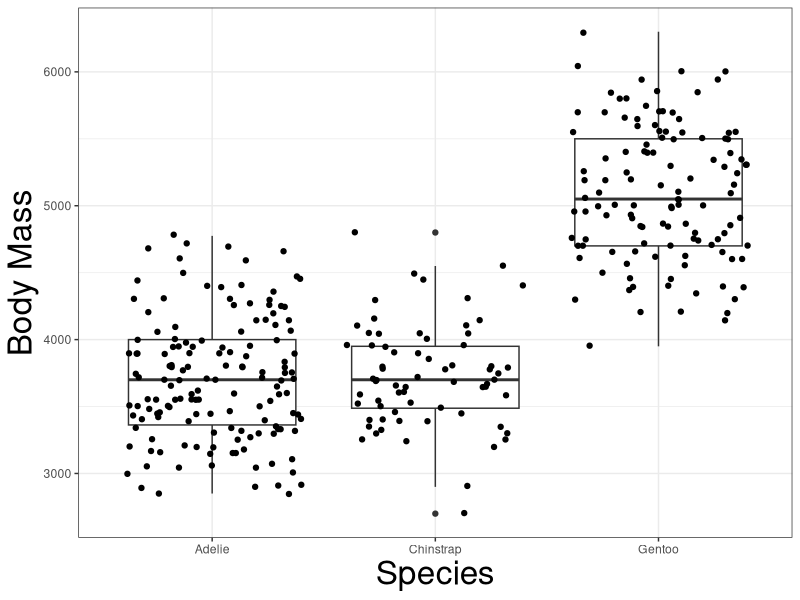
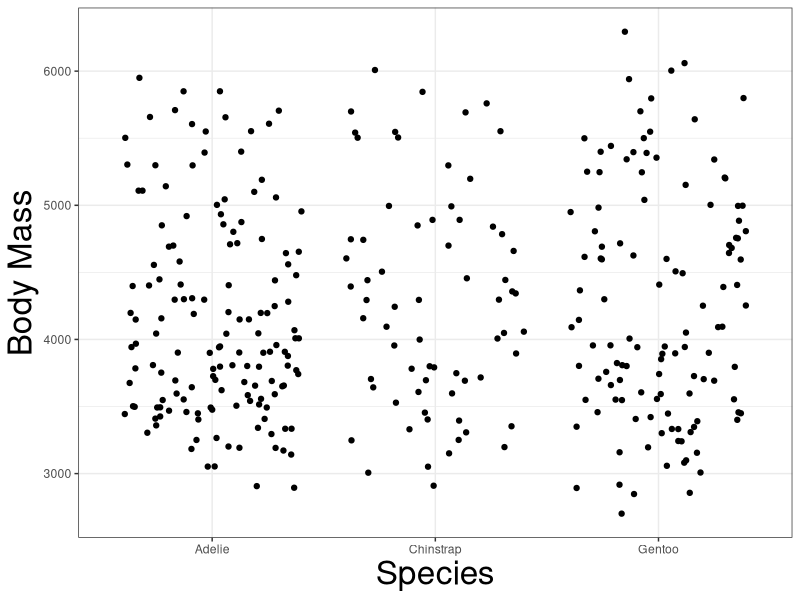
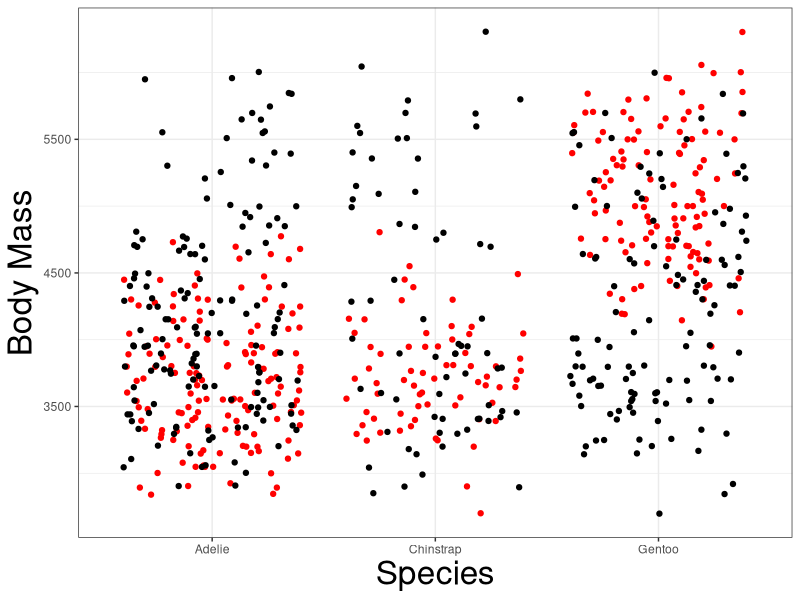
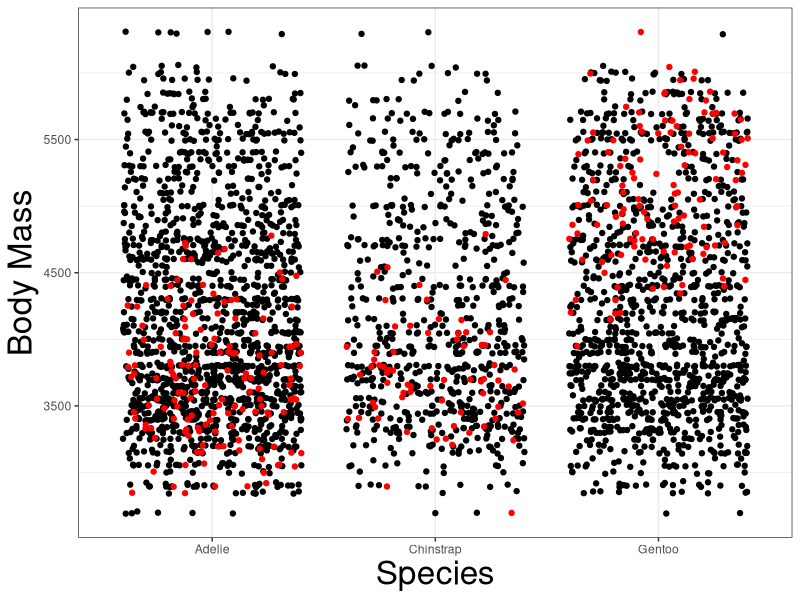
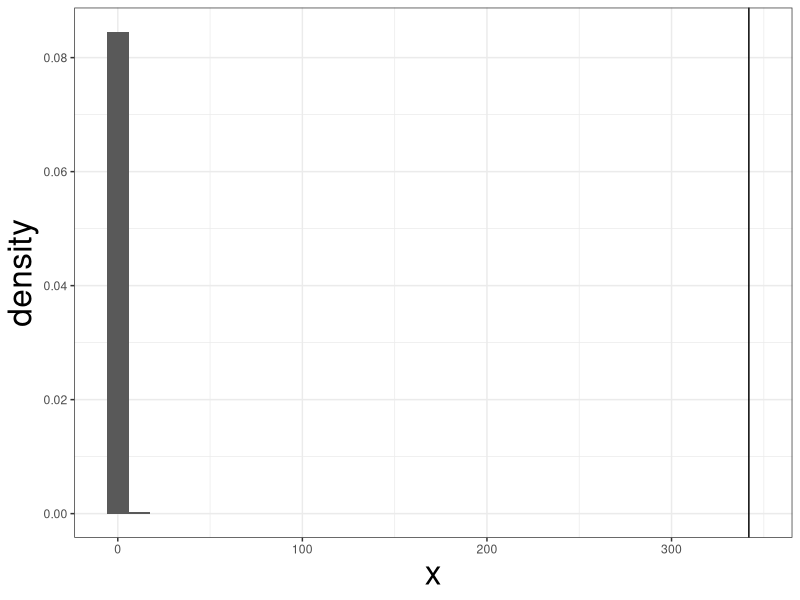

Write R code to recreate these figures, in order.
## ---- chunk 1
#| code-fold: false


library(tidyverse)
library(palmerpenguins)

theme_set(theme_bw())
theme_update(axis.title = element_text(size = 24))


shuffle <- function(x){
  n <- length(x)
  return(sample(x, n))
}

penguins <- penguins |> drop_na() 

## ---- chunk 2
#| code-fold: false
#| echo: true
factorial(100)
## ---- chunk 3
#| code-fold: true
penguins |> ggplot(aes(x=species, y = body_mass_g)) +
  geom_boxplot() +
  geom_jitter() +
  labs(x = "Species", y = "Body Mass")

## ---- chunk 4
#| code-fold: true
penguins |> ggplot() +
  labs(x = "Species", y = "Body Mass") + 
  geom_jitter(aes(species, shuffle(body_mass_g)))

## ---- chunk 5
#| code-fold: true
penguins |> ggplot(aes(x = species, y = body_mass_g)) +
  labs(x = "Species", y = "Body Mass") + 
  geom_jitter(col = "red") +
  geom_jitter(aes(species, shuffle(body_mass_g)))

## ---- chunk 6
#| code-fold: true
penguins |> ggplot(aes(x = species, y = body_mass_g)) +
  labs(x = "Species", y = "Body Mass") + 
  geom_jitter(aes(species, shuffle(body_mass_g))) +
  geom_jitter(aes(species, shuffle(body_mass_g))) +
  geom_jitter(aes(species, shuffle(body_mass_g))) +
  geom_jitter(aes(species, shuffle(body_mass_g))) +
  geom_jitter(aes(species, shuffle(body_mass_g))) +
  geom_jitter(aes(species, shuffle(body_mass_g))) +
  geom_jitter(aes(species, shuffle(body_mass_g))) +
  geom_jitter(aes(species, shuffle(body_mass_g))) +
  geom_jitter(aes(species, shuffle(body_mass_g))) +
  geom_jitter(aes(species, shuffle(body_mass_g))) +
  geom_jitter(col = "red") 
## ---- chunk 7
penguins |> aov(body_mass_g ~ species, data = _) |> anova()
## ---- chunk 8
f_stat <- penguins |> 
  aov(body_mass_g ~ species, data = _) |> 
  anova() |> 
  _$`F value`[1]
  

f_sim <- function(i){
  ff <- penguins |> 
    aov(shuffle(body_mass_g) ~ species, data = _) |> 
    anova() |> 
    _$`F value`[1]
  return(ff)
}

f_dist <- replicate(10000, f_sim(1))

tibble(x= f_dist) |> 
  ggplot(aes(x, y = ..density..)) +
  geom_histogram() +
  geom_vline(xintercept = f_stat)

sum(f_stat < f_dist) + 1 / (length(f_dist) + 1)

